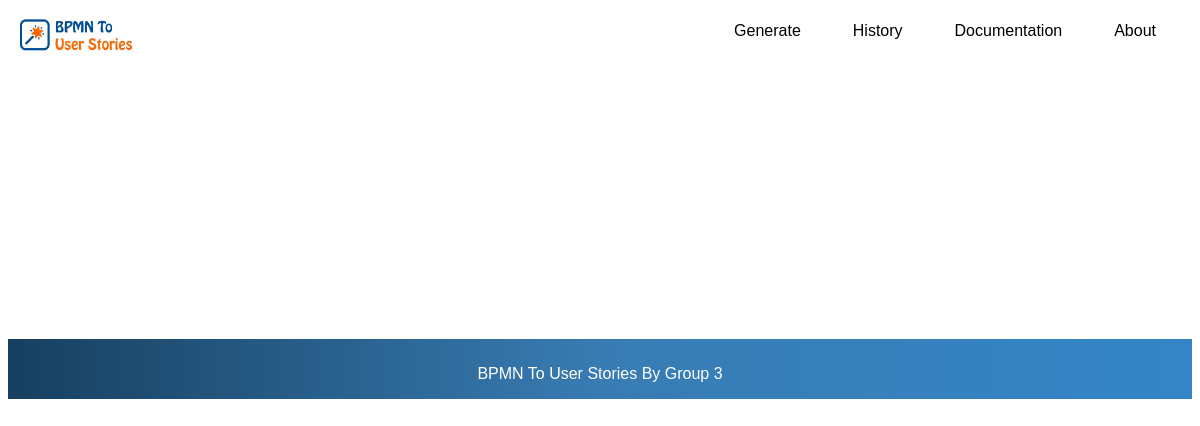
Page /history/ on the earlier database version.
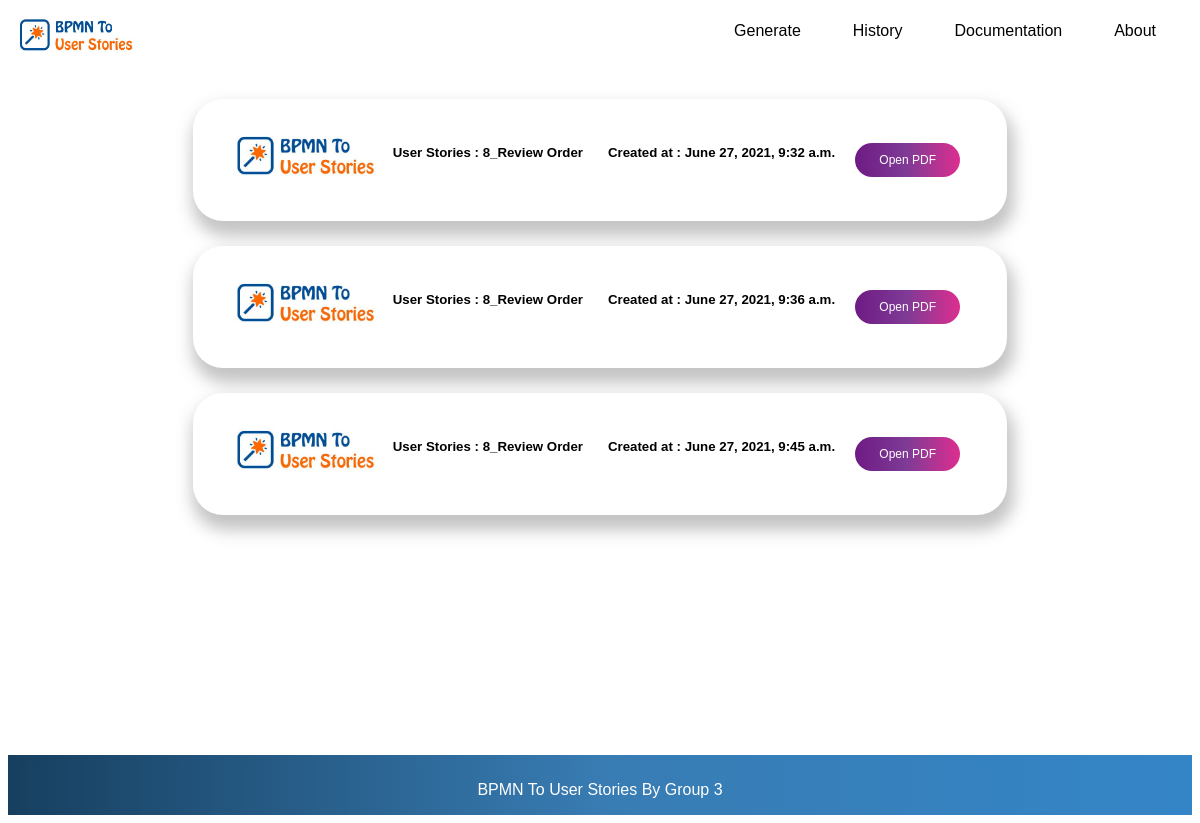
Same page on the later database version.
### bpmn_to_us/models.py (models this page shows)
class UserStories(models.Model):
    id_us = models.AutoField(primary_key=True)
    id_bpmn = models.IntegerField(max_length=25, null=False)
    nama_us = models.CharField(max_length=25, null=False)
    created_at = models.DateTimeField(auto_now=True)
    class Meta:
        db_table = 'user_stories'

### bpmn_to_us/views.py (the view)
# urls.py: path('history/', views.history, name='history'),
def history(request):
    bpmn_target_data = UserStories.objects.all
    return render(request,"history.html",{'data':bpmn_target_data})

### templates/history.html (shortened to what this page needs)
<!DOCTYPE html>
{% extends 'masterpage.html'%}
{% block content %}
{% load static %}
<div class="slide-in-right">
<div class="whole-page">
    {% for d in data %}
        <div class="content-container">
            <div class="image-section">
                <img src="{% static 'image/logo.jpg' %}" width="170px">
            </div>
            <div class="section-2">
                <h5>User Stories : {{ d.nama_us }} </h5>
            </div>
            <div class="section-created_at">
                <h5>Created at : {{ d.created_at }} </h5>
            </div>
            <div class="section-3">
                <a href={% url 'pdf' id=d.id_us %}><button> Open PDF </button></a>
            </div>
        </div>
    {% endfor %}
</div>
</div>
{% endblock %}

### templates/masterpage.html (shortened to what this page needs)
<!DOCTYPE html>
{% load static %}
<link rel=”stylesheet” href="{% static 'css/masterpage.css' %}"">
<head>
    <ul>
        <li class="image"><img src="{% static 'image/logo.jpg' %}" width="140px"></li>
        <li><a class="active" href="/about">About</a></li>
        <li><a href="/documentation">Documentation</a></li>
        <li><a href="/history">History</a></li>
        <li><a href="/uploadfile">Generate</a></li>
    </ul>
</head>
<body>
    {% block content %}{% endblock %}
</body>
<footer>
    <div class="footer-container">
        <div class="footer-content">
            <center><p style="color:white">BPMN To User Stories By Group 3</p></center>
        </div>
    </div>
</footer>
</html>

### templates/history.html (style rules this page uses)
.whole-page { margin-top: 30px !important; padding-bottom: 240px; display: block; margin:auto; }
.content-container { width: 65%; margin: auto; margin-top: 25px; padding-top: 24px; padding-left: 25px; padding-bottom: 25px; padding-right:20px; box-shadow: 0.2rem 0.7rem 0.97rem 0.25rem rgb(129 129 130 / 47%); border-radius: 30px; text-align:center; font-family: sans-serif; background-color: white; display: flex; }
.image-section { padding-left: 5px; }
.section-created_at { padding-left: 25px; padding-right: 25px; margin-right: 10%; }
.section-3 { right: 0; position: absolute; margin-top: 20px; margin-right: 20%; }
button { background-image: linear-gradient(to right, #6e1b83 , #7f3b96,#dd2e8f); border:none; border-radius: 20px; font-family: sans-serif; color: white; padding: 10px 24px; text-align: center; text-decoration: none; display: inline-block; font-size: 12px; }

### templates/masterpage.html (style rules this page uses)
ul { list-style-type: none; margin: 0; padding: 0; overflow: hidden; background-color: white; }
li.image { float: left; }
li { float: right; margin-right: 20px; }
li a { display: block; color: black; text-align: center; padding: 14px 16px; text-decoration: none; font-family: sans-serif; }
.footer-container { position:relative; bottom:0; width:100%; height:60px; font-family: sans-serif; background-image: linear-gradient(to right, #173F5F , #387cb3,#3485c7); }
.footer-content { padding-top:10px; }

Differences in the rows shown:
added UserStories: nama_us "8_Review Order", created_at "June 27, 2021, 9:32 a.m."
added UserStories: nama_us "8_Review Order", created_at "June 27, 2021, 9:36 a.m."
added UserStories: nama_us "8_Review Order", created_at "June 27, 2021, 9:45 a.m."
